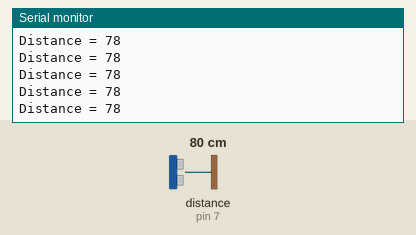
Bench run of a sketch on a simulated Arduino Uno, built with avr-gcc and run on an emulated ATmega328P. On the bench: the last lines printed to the serial monitor. Wiring (inferred from the names in the program): ultrasonic range finder: trigger pin 8; echo pin 7. Inputs (shaded band) come from the test bench; at power-on: distance to the obstacle (sensor on pin 7) 80 cm. The echo pulse lasts 58.3 µs per cm.

Above: at 1.2 s.
1.3 s: distance to the obstacle (sensor on pin 7) set to 9 cm
At 1.9 s:
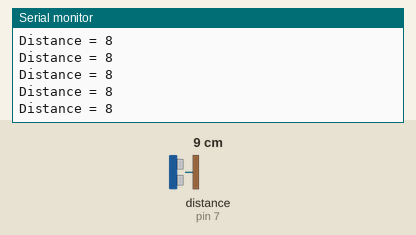
4.3 s: distance to the obstacle (sensor on pin 7) set to 18 cm
At 5.0 s:
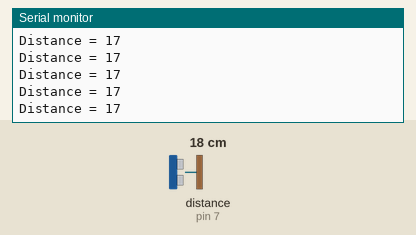
10.3 s: distance to the obstacle (sensor on pin 7) set to 4 cm
At 11.1 s:
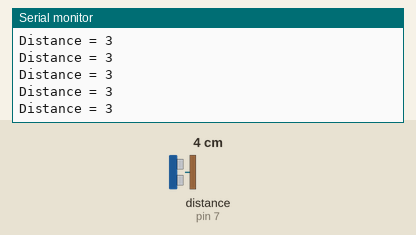
13.3 s: distance to the obstacle (sensor on pin 7) set to 2 cm
At 14.2 s:
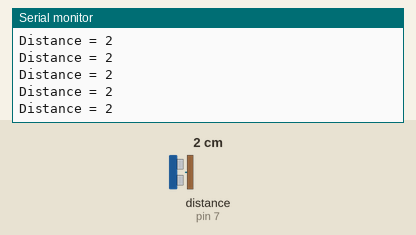
16.3 s: distance to the obstacle (sensor on pin 7) set to 35 cm
At 17.2 s:
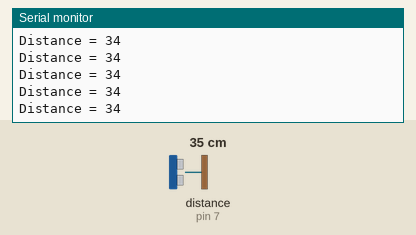
Timing chart, 0 to 19.3 s (numbered marks = the images above; inputs shaded):
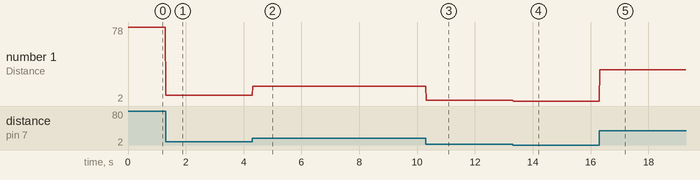

Measured:
- after the input at 1.3 s, the serial monitor: prints a new line at once (image 1)
- after the input at 4.3 s, the serial monitor: prints a new line at once (image 2)
- after the input at 10.3 s, the serial monitor: prints a new line at once (image 3)
- after the input at 13.3 s, the serial monitor: prints a new line at once (image 4)
- after the input at 16.3 s, the serial monitor: prints a new line at once (image 5)
- plotted number 1: 78 → 8 after the input at 1.3 s, 8 → 17 after the input at 4.3 s, 17 → 3 after the input at 10.3 s, 3 → 2 after the input at 13.3 s, 2 → 34 after the input at 16.3 s

The sketch:

test_sensor.ino
```cpp
#define Echo 7
#define Trigger 8


void setup() {
  Serial.begin(9600);
  pinMode(Echo, INPUT);
  pinMode(Trigger, OUTPUT);
}
long Time, Distance;
void loop() {
  digitalWrite(Trigger, LOW);
  delayMicroseconds(2);
  digitalWrite(Trigger, HIGH);
  delayMicroseconds(10);
  digitalWrite(Trigger, LOW);
  Time = pulseIn(Echo, HIGH);
  Distance = Time*0.034/2;
  Serial.print("Distance = ");
  Serial.println(Distance);
  delay(25);
}
```
